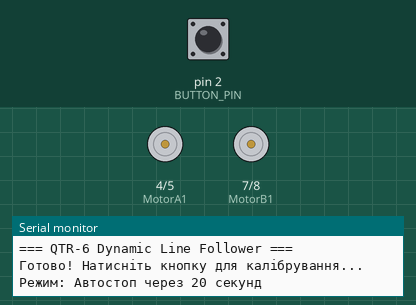
This sketch was run on a simulated Arduino Uno, built with avr-gcc and run on an emulated ATmega328P. Shown: motor-driver pin pairs drawn as motors (green arrow = first pin HIGH = forward, orange = second pin HIGH = backward, longer = more drive, scaled by the enable pin), the last lines printed to the serial monitor. Inputs (shaded band) come from the test bench; at power-on: pin 2 (BUTTON_PIN) HIGH.

Above: at 1.8 s.
1.9 s: pin 2 (BUTTON_PIN) pulled LOW for 0.15 s
At 2.6 s:
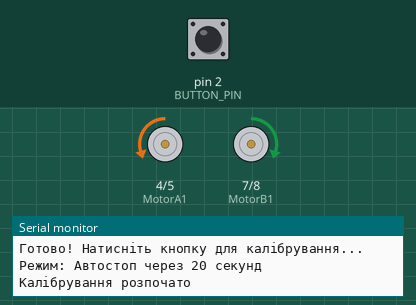
At 3.1 s:
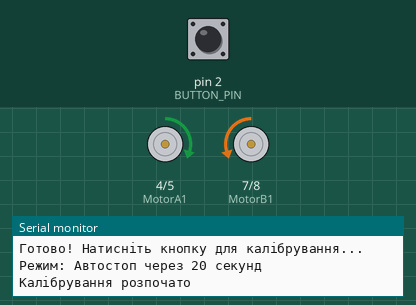
Timing chart, 0 to 10.9 s (numbered marks = the images above; inputs shaded):
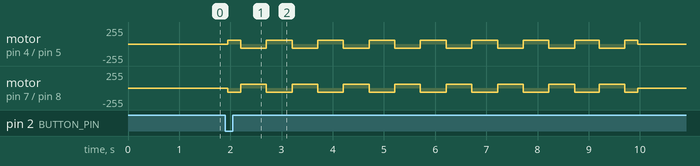

The sketch:

bolid.ino
```cpp
#include <QTRSensors.h>

// Піни моторів
#define MotorA1 4
#define MotorA2 5
#define MotorA_PWM 3

#define MotorB1 7
#define MotorB2 8
#define MotorB_PWM 9

// Пін standby драйвера моторів
#define STBY 6

// Пін кнопки
#define BUTTON_PIN 2


QTRSensors qtr;

// Кількість датчиків
const uint8_t SensorCount = 6;

// Масив для значень датчиків
uint16_t sensorValues[SensorCount];


// Попередня помилка для D-складової PID
int lastError = 0;


// PID коефіцієнти
const float Kp = 0.11;
const float Kd = 0.66;

// Базова швидкість
const int baseSpeed = 240;

// Максимальна швидкість
const int maxSpeed = 255;

// Швидкість для плавного прискорення
int Accel_Speed = baseSpeed;


// Стани роботи боліда
enum State {

  // Очікування запуску калібрування
  WAITING_FOR_CALIBRATION,

  // Процес калібрування датчиків
  CALIBRATING,

  // Очікування старту
  WAITING_FOR_START,

  // Рух по трасі
  RUNNING,

  // Повна зупинка
  STOPPED
};

State currentState = WAITING_FOR_CALIBRATION;


// Час початку калібрування
unsigned long calibrationStartTime = 0;

// Тривалість калібрування
const unsigned long CALIBRATION_DURATION = 8000;

// Тривалість заїзду
const unsigned long RUN_DURATION = 35000;

// Час старту руху
unsigned long runStartTime = 0;


// Режими завершення
// true  -> автостоп через 20 секунд
// false -> зупинка кнопкою
const bool VARIANT_1 = true;


void setup() {

  // Запуск Serial Monitor
  Serial.begin(9600);

  delay(500);

  Serial.println("\n=== QTR-6 Dynamic Line Follower ===\n");

  // Налаштування пінів моторів
  pinMode(MotorA1, OUTPUT);
  pinMode(MotorA2, OUTPUT);
  pinMode(MotorA_PWM, OUTPUT);

  pinMode(MotorB1, OUTPUT);
  pinMode(MotorB2, OUTPUT);
  pinMode(MotorB_PWM, OUTPUT);

  // Налаштування кнопки
  pinMode(BUTTON_PIN, INPUT_PULLUP);

  // Повна зупинка моторів при запуску
  moveMotors(0, 0);

  // Виведення драйвера зі standby режиму
  digitalWrite(STBY, HIGH);

  // Налаштування типу QTR датчиків
  qtr.setTypeRC();

  // Підключення датчиків
  qtr.setSensorPins((const uint8_t[]){A5, A4, A3, A2, A1, 12}, SensorCount);

  // Пін керування підсвіткою
  qtr.setEmitterPin(10);

  Serial.println("Готово! Натисніть кнопку для калібрування...\n");

  Serial.print("Режим: ");

  Serial.println(VARIANT_1 ?
                 "Автостоп через 20 секунд" :
                 "Зупинка кнопкою");
}


void loop() {

  // Обробка натискання кнопки

  static bool lastButtonState = HIGH;

  bool currentButtonState = digitalRead(BUTTON_PIN);

  // Виявлення натискання кнопки
  // (перехід HIGH -> LOW)
  if (currentButtonState == LOW && lastButtonState == HIGH) {

    // Захист від дребезгу кнопки
    delay(50);

    // Запуск калібрування
    if (currentState == WAITING_FOR_CALIBRATION) {

      currentState = CALIBRATING;

      calibrationStartTime = millis();

      Serial.println("Калібрування розпочато");
    }

    // Початок руху
    else if (currentState == WAITING_FOR_START) {

      // Затримка перед стартом
      delay(2000);

      currentState = RUNNING;

      runStartTime = millis();

      Serial.println("Старт!");
    }

    // Зупинка кнопкою під час руху
    else if (currentState == RUNNING && !VARIANT_1) {

      currentState = STOPPED;

      Serial.println("Ручна зупинка");
    }

    // Повернення у режим готовності
    else if (currentState == STOPPED) {

      currentState = WAITING_FOR_START;

      Serial.println("Готово до нового старту!");
    }
  }

  lastButtonState = currentButtonState;


  // Основна логіка автомата станів
  switch (currentState) {

    // Очікування калібрування
    case WAITING_FOR_CALIBRATION:

      moveMotors(0, 0);

      break;


    // Калібрування датчиків
    case CALIBRATING:

      performAutoCalibration();

      break;


    // Очікування старту
    case WAITING_FOR_START:

      moveMotors(0, 0);

      break;


    // Рух по лінії
    case RUNNING:

      // Основний PID алгоритм
      followLine();

      // Автоматична зупинка по таймеру
      if (VARIANT_1 &&
          (millis() - runStartTime >= RUN_DURATION)) {

        currentState = STOPPED;

        Serial.println("Час завершився -> Стоп");
      }

      break;


    // Повна зупинка
    case STOPPED:

      moveMotors(0, 0);

      break;
  }
}


void performAutoCalibration() {

  // Час від початку калібрування
  unsigned long elapsedTime =
      millis() - calibrationStartTime;

  // Завершення калібрування
  if (elapsedTime >= CALIBRATION_DURATION) {

    moveMotors(0, 0);

    currentState = WAITING_FOR_START;

    Serial.println("Калібрування завершено. Готово до старту!");

    return;
  }

  // Рух вліво-вправо на місці
  // для калібрування датчиків

  unsigned long cyclePosition =
      elapsedTime % 1000;

  int speed = baseSpeed / 4;

  // Поворот вправо
  if (cyclePosition < 250)
    moveMotors(speed, -speed);

  // Повернення до центру
  else if (cyclePosition < 500)
    moveMotors(-speed, speed);

  // Поворот вліво
  else if (cyclePosition < 750)
    moveMotors(-speed, speed);

  // Повернення до центру
  else
    moveMotors(speed, -speed);

  // Калібрування датчиків
  qtr.calibrate();
}


void followLine() {

  // Зчитування позиції лінії
  int position = qtr.readLineBlack(sensorValues);

  // Відхилення від центру
  int sensorError = position - 2500;

  // Основна PID помилка
  int error = sensorError;


  // Тут була спроба реалізації
  // динамічного зміщення центру
  // (залишено закоментованим)

  // if (abs(sensorError) >= 400 &&
  //     abs(sensorError) < 1600) {

  //   if (sensorError > 0)
  //     error = (sensorError + 400) / 2;
  // }

  // else {
  //   error = (sensorError - 400) / 2;
  // }


  // D-складова PID
  int derivative = error - lastError;

  // Зберігаємо помилку
  lastError = error;

  // PID регулювання швидкості
  int motorSpeedAdjustment =
      (error * Kp) + (derivative * Kd);


  // Плавний розгін на прямих ділянках
  if (abs(sensorError) < 400
  ) {

    // Поступове збільшення швидкості
    if (Accel_Speed < maxSpeed)
      Accel_Speed += 5;

  } else {

    // На поворотах повертаємось
    // до базової швидкості
    Accel_Speed = baseSpeed;
  }


  // Розрахунок швидкостей моторів
  int leftMotorSpeed =
      constrain(Accel_Speed + motorSpeedAdjustment,
                -maxSpeed,
                maxSpeed);

  int rightMotorSpeed =
      constrain(Accel_Speed - motorSpeedAdjustment,
                -maxSpeed,
                maxSpeed);

  // Передача швидкостей моторам
  moveMotors(leftMotorSpeed, rightMotorSpeed);
}


void moveMotors(int leftSpeed, int rightSpeed) {

  // Керування лівим мотором

  // Рух вперед
  if (leftSpeed >= 0) {

    digitalWrite(MotorA1, HIGH);
    digitalWrite(MotorA2, LOW);

    analogWrite(MotorA_PWM, leftSpeed);

  } else {

    // Рух назад
    digitalWrite(MotorA1, LOW);
    digitalWrite(MotorA2, HIGH);

    analogWrite(MotorA_PWM, abs(leftSpeed));
  }


  // Керування правим мотором

  // Рух вперед
  if (rightSpeed >= 0) {

    digitalWrite(MotorB1, HIGH);
    digitalWrite(MotorB2, LOW);

    analogWrite(MotorB_PWM, rightSpeed);

  } else {

    // Рух назад
    digitalWrite(MotorB1, LOW);
    digitalWrite(MotorB2, HIGH);

    analogWrite(MotorB_PWM, abs(rightSpeed));
  }
}
```
